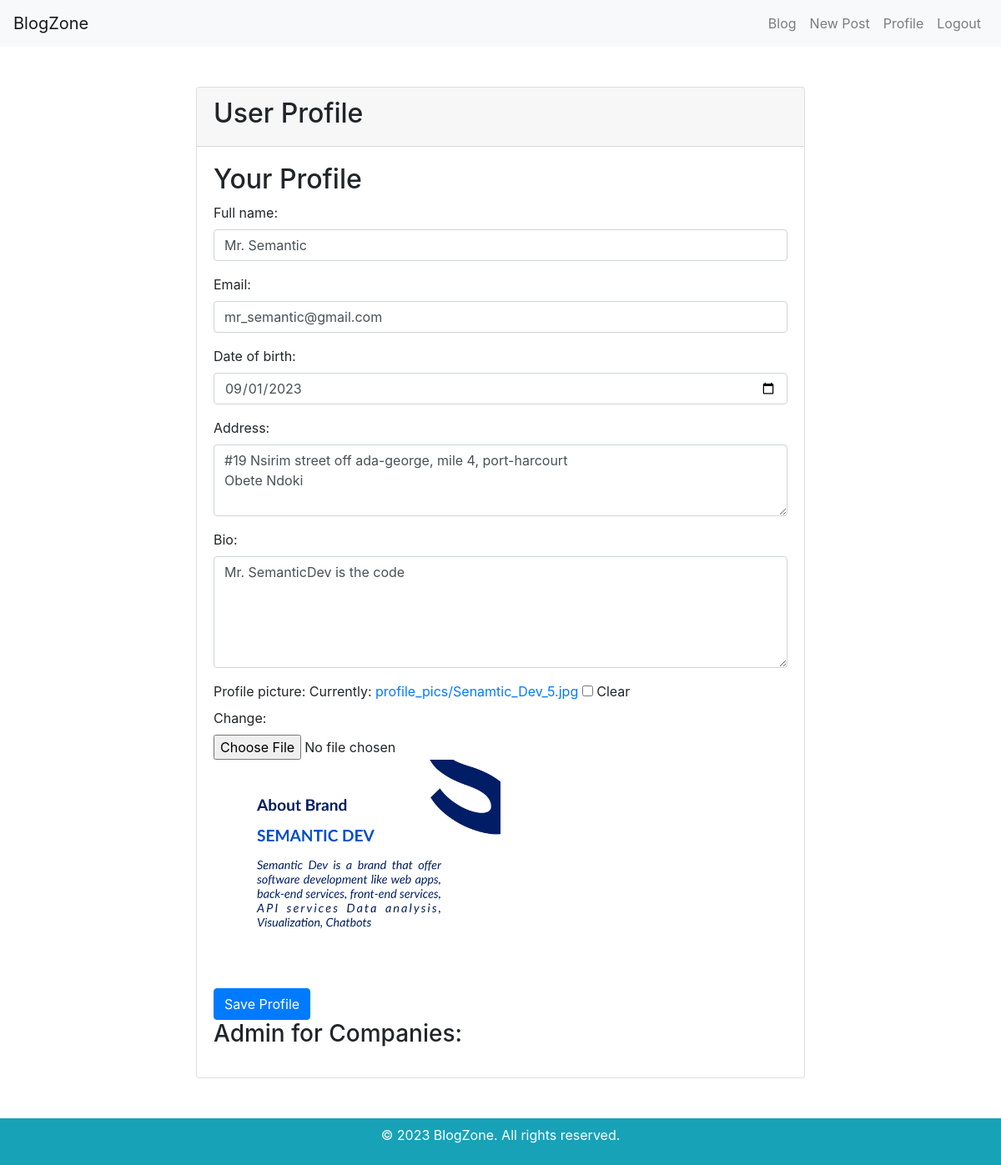
Screenshot of /profile/ (signed in) with the database file from the repository.
### accounts/models.py (models this page shows)
class UserProfile(models.Model):
    user = models.OneToOneField(User, on_delete=models.CASCADE)
    full_name = models.CharField(max_length=255, blank=True)
    email = models.EmailField(blank=True)
    date_of_birth = models.DateField(null=True, blank=True)
    address = models.TextField(blank=True)
    bio = models.TextField(blank=True)
    profile_picture = models.ImageField(upload_to='profile_pics/', blank=True, null=True)

### accounts/views.py (the view)
# urls.py: path('profile/', profile, name='profile'),
def profile(request):
    user = request.user
    try:
        user_profile = UserProfile.objects.get(user=user)
    except UserProfile.DoesNotExist:
        user_profile = UserProfile(user=user)
    if request.method == 'POST':
        form = UserProfileForm(request.POST, request.FILES, instance=user_profile)
        if form.is_valid():
            form.save()
            return redirect('accounts:profile')
    else:
        form = UserProfileForm(instance=user_profile)
    return render(request, 'accounts/profile.html', {'form': form})

### accounts/forms.py
class UserProfileForm(forms.ModelForm):
    class Meta:
        model = UserProfile
        fields = ['full_name', 'email', 'date_of_birth', 'address', 'bio', 'profile_picture']
        widgets = {
            'full_name': forms.TextInput(attrs={'class': 'form-control mb-2', 'placeholder': 'Full Name'}),
            'email': forms.EmailInput(attrs={'class': 'form-control mb-2', 'placeholder': 'Email'}),
            'date_of_birth': forms.DateInput(attrs={'class': 'form-control mb-2', 'type': 'date', 'placeholder': 'Date of Birth'}),
            'address': forms.Textarea(attrs={'class': 'form-control mb-2', 'rows': 3, 'placeholder': 'Address'}),
            'bio': forms.Textarea(attrs={'class': 'form-control mb-2', 'rows': 5, 'placeholder': 'Bio'}),
            'profile_picture': forms.ClearableFileInput(attrs={'class': 'form-control-file mt-2'}),
        }

### templates/accounts/profile.html (shortened to what this page needs)
{% extends 'base.html' %}
{% block content %}
  <div class="row justify-content-center mt-4">
    <div class="col-md-8">
      <div class="card">
        <div class="card-header">
          <h2>User Profile</h2>
        </div>
        <div class="card-body">
          <h2>Your Profile</h2>
          <form method="post" enctype="multipart/form-data">
            <div class="form-group">
              {{ form.full_name.label_tag }}
              {{ form.full_name }}
            </div>
            <div class="form-group">
              {{ form.email.label_tag }}
              {{ form.email }}
            </div>
            <div class="form-group">
              {{ form.date_of_birth.label_tag }}
              {{ form.date_of_birth }}
            </div>
            <div class="form-group">
              {{ form.address.label_tag }}
              {{ form.address }}
            </div>
            <div class="form-group">
              {{ form.bio.label_tag }}
              {{ form.bio }}
            </div>
            <div class="form-group">
              {{ form.profile_picture.label_tag }}
              {{ form.profile_picture }}
              {% if form.instance.profile_picture %}
                  <img id="image-preview" src="{{ form.instance.profile_picture.url }}" alt="Image Preview" style="max-width: 50%;">
              {% else %}
                  <img id="image-preview" src="#" alt="Image Preview" style="max-width: 50%; display: none;">
                  <input type="hidden" id="profile-picture-url" value="">
              {% endif %}
          </div>
            <button type="submit" class="btn btn-primary">Save Profile</button>
          </form>
          <h3>Admin for Companies:</h3>
        </div>
      </div>
    </div>
  </div>
{% endblock %}

### templates/base.html (style rules this page uses)
body { display: flex; flex-direction: column; min-height: 100vh; }

### rows the page displays
UserProfile: full_name "Mr. Semantic", email "mr_semantic@gmail.com", date_of_birth "09/01/2023", address "#19 Nsirim street off ada-george, mile 4, port-harcourt Obete Ndoki", bio "Mr. SemanticDev is the code", instance.profile_picture (picture)
